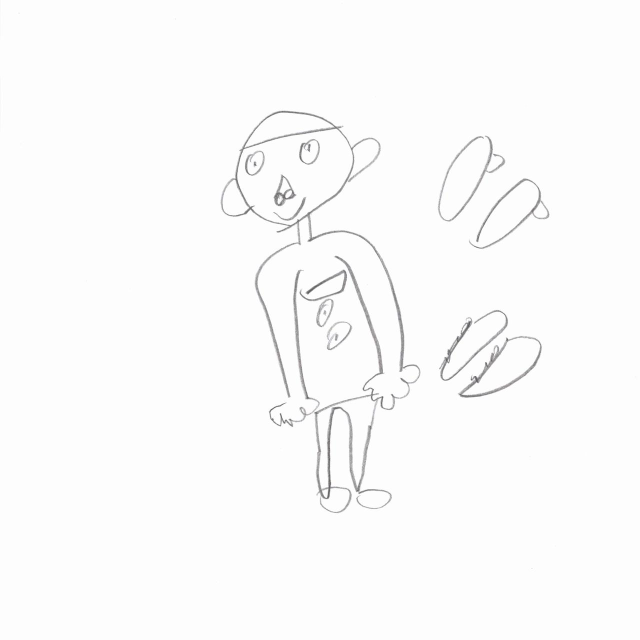
#> input picture test.jpg, 1280 x 1280 px (shown at 1/2 size)
$ python generate_pipeline_stages.py ../../test.jpg out
#> lines starting #> are read from the running program, lines starting #| are printed output that depends on the picture; after the words box and inside, x2 and y2 are one past the last pixel; in counts of white or black regions, pixels touching at a corner belong together
#> in main, img_bgr is the input picture: shape (1280, 1280, 3); mean B, G, R 251.1, 251.1, 251.1
#| [Load] ../../test.jpg  size=(1280, 1280)
"""
AI 서버 파이프라인 단계별 시각화 생성 도구

C++ 전처리 서버의 최종 출력(512x512x3 PNG)을 입력받아,
AI 서버 내부 전처리 단계를 단계별 이미지로 저장한다.

의존성: numpy, Pillow, opencv-python (ai-server/.venv에 포함)

사용법:
    python generate_pipeline_stages.py <input_image> [output_dir]

출력 파일:
    01-input-512x512.png      - 입력 이미지 원본 + 3채널 분리 나란히
    02-resize-260.png         - PIL Resize 260x260
    03-channel-normalized.png - ImageNet 정규화 후 채널별 분포 시각화
"""

import sys
import numpy as np
from pathlib import Path
from PIL import Image, ImageDraw, ImageFont
import cv2

IMAGENET_MEAN = [0.485, 0.456, 0.406]
IMAGENET_STD  = [0.229, 0.224, 0.225]

LABEL_H = 28  # 라벨 영역 높이 (픽셀)
PADDING = 6   # 이미지 간 간격


def _add_label(img_np: np.ndarray, text: str) -> np.ndarray:
    """이미지 위에 흰 배경 검정 텍스트 라벨 추가 (numpy 배열 입출력)"""
    h, w = img_np.shape[:2]
    label_area = np.full((LABEL_H, w, 3), 240, dtype=np.uint8)
    pil = Image.fromarray(label_area)
    draw = ImageDraw.Draw(pil)
    draw.text((4, 4), text, fill=(30, 30, 30))
    label_np = np.array(pil)
    return np.vstack([label_np, img_np])


def _gray_to_bgr(gray: np.ndarray) -> np.ndarray:
    return cv2.cvtColor(gray, cv2.COLOR_GRAY2BGR)


def _hstack_with_gap(*images: np.ndarray) -> np.ndarray:
    """같은 높이의 이미지들을 가로로 이어붙임 (PADDING 간격)"""
    h = max(img.shape[0] for img in images)
    padded = []
    for img in images:
        if img.shape[0] < h:
            pad = np.full((h - img.shape[0], img.shape[1], 3), 255, dtype=np.uint8)
            img = np.vstack([img, pad])
        padded.append(img)
        padded.append(np.full((h, PADDING, 3), 255, dtype=np.uint8))
    return np.hstack(padded[:-1])  # 마지막 gap 제거


def _minmax_vis(ch: np.ndarray) -> np.ndarray:
    """float 채널을 0~255 uint8로 min-max 정규화해 반환"""
    lo, hi = ch.min(), ch.max()
    norm = (ch - lo) / (hi - lo + 1e-8)
    return (norm * 255).astype(np.uint8)


def stage_01_input(img_bgr: np.ndarray, output_dir: Path) -> None:
    """입력 이미지 원본 + 채널 분리 나란히 (BGR로 저장)"""
    # C++ merge 순서: {ch_R(gray), ch_G(inv_binary), ch_B(distance)}
    # cv2.split → [0]=gray, [1]=inv_binary, [2]=distance
    ch0, ch1, ch2 = cv2.split(img_bgr)
    labels = [
        ("Original (3ch)", img_bgr),
        ("Ch0  R-Gray", _gray_to_bgr(ch0)),
        ("Ch1  G-InvBinary", _gray_to_bgr(ch1)),
        ("Ch2  B-Distance", _gray_to_bgr(ch2)),
    ]
    tiles = [_add_label(img, lbl) for lbl, img in labels]
#> in _add_label, `pil = Image.fromarray(label_area)`: pil: PIL image 1280x28 RGB; every value is 240
#> tiles = 4 items
    composite = _hstack_with_gap(*tiles)
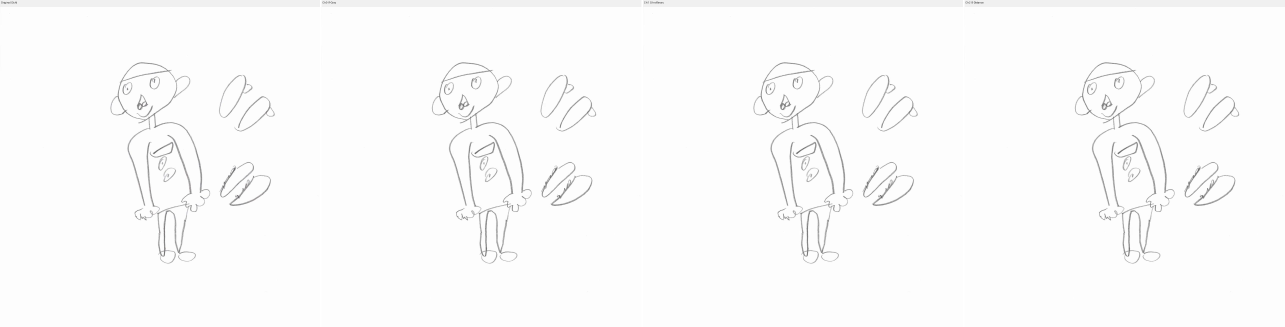
#> composite: shape (1308, 5138, 3) (shown at 1/4 size); mean of channels 0, 1, 2 250.8, 250.8, 250.8; drawn as B, G, R
    out_path = str(output_dir / "01-input-512x512.png")
    cv2.imwrite(out_path, composite)
    print(f"  Saved: {out_path}")


def stage_02_resize(img_pil: Image.Image, output_dir: Path) -> Image.Image:
    """PIL Resize 260x260"""
    resized = img_pil.resize((260, 260), Image.BILINEAR)
    out_path = str(output_dir / "02-resize-260.png")
    resized.save(out_path)
    print(f"  Saved: {out_path}")
    return resized


def stage_03_normalized(resized_pil: Image.Image, output_dir: Path) -> None:
    """ImageNet 정규화 후 각 채널을 가시화한 비교 이미지 저장"""
    img_np = np.array(resized_pil).astype(np.float32) / 255.0  # (260,260,3) RGB 0~1
    mean = np.array(IMAGENET_MEAN, dtype=np.float32)
    std  = np.array(IMAGENET_STD,  dtype=np.float32)
    normed = (img_np - mean) / std  # ~[-2.5, 2.5]
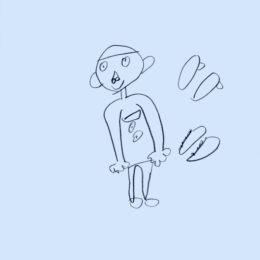
#> normed: shape (260, 260, 3) float32; mean R, G, B 2.18, 2.36, 2.57; drawn with min black and max white

    CELL_W, CELL_H = 260, 260
    BAR_W = 260  # 히스토그램 바 차트 너비
    BAR_H = 120  # 히스토그램 높이
    N_BINS = 50

    channel_names = [
        "Ch0 R-Gray  (normalized)",
        "Ch1 G-InvBinary  (normalized)",
        "Ch2 B-Distance  (normalized)",
    ]
    bar_colors = [(60, 80, 200), (60, 170, 60), (200, 60, 60)]  # BGR

    col_images = []
    for i in range(3):
        ch = normed[:, :, i]

        # 위: 채널 이미지 min-max 시각화
        ch_vis = _minmax_vis(ch)
        cell = _gray_to_bgr(ch_vis)
        cell = _add_label(cell, channel_names[i])

        # 아래: 히스토그램 바 차트 (opencv로 직접 그림)
        hist_img = np.full((BAR_H + 30, BAR_W, 3), 245, dtype=np.uint8)
        counts, edges = np.histogram(ch.flatten(), bins=N_BINS)
        max_count = counts.max() if counts.max() > 0 else 1
        bar_w = max(1, BAR_W // N_BINS)
        for b in range(N_BINS):
            bar_h = int(counts[b] / max_count * (BAR_H - 10))
            x1 = b * bar_w
            x2 = x1 + bar_w - 1
            y1 = BAR_H - bar_h
            y2 = BAR_H
            cv2.rectangle(hist_img, (x1, y1), (x2, y2), bar_colors[i], -1)
        # 0 기준선
        zero_frac = (-ch.min()) / (ch.max() - ch.min() + 1e-8)
        zero_x = int(zero_frac * BAR_W)
        cv2.line(hist_img, (zero_x, 0), (zero_x, BAR_H), (0, 0, 0), 1)
        # 통계 텍스트
        stat_txt = f"mean={ch.mean():.2f}  std={ch.std():.2f}"
        cv2.putText(hist_img, stat_txt, (4, BAR_H + 20),
                    cv2.FONT_HERSHEY_SIMPLEX, 0.38, (40, 40, 40), 1)
        col_images.append(np.vstack([cell, hist_img]))
#> this loop made 3 passes
#> (lo in _minmax_vis, hi in _minmax_vis, max_count, zero_frac, zero_x, stat_txt) on passes 1 to 3: (0.0741, 2.23, 63628, -0.0343, -8, 'mean=2.18  std=0.17'), (0.17, 2.41, 63630, -0.0759, -19, 'mean=2.36  std=0.17'), (0.444, 2.64, 63096, -0.202, -52, 'mean=2.57  std=0.17')
#> pass 1, in stage_03_normalized, `ch = normed[:, :, i]`:
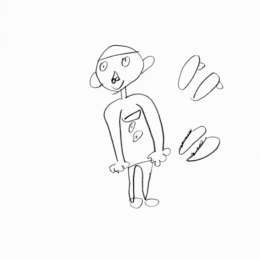
#> ch: shape (260, 260) float32; min 0.0741, max 2.23, mean 2.18; drawn with min black and max white
#> after the loop:
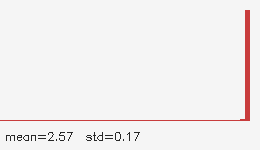
#> hist_img: shape (150, 260, 3); mean R, G, B 242.7, 239.8, 239.8
#> after the loop, col_images = 3 items

    composite = _hstack_with_gap(*col_images)
#> after the loop in _hstack_with_gap (call 2), `for img in images:`: padded = 6 items
#> in _hstack_with_gap (call 2), `return np.hstack(padded[:-1])`:
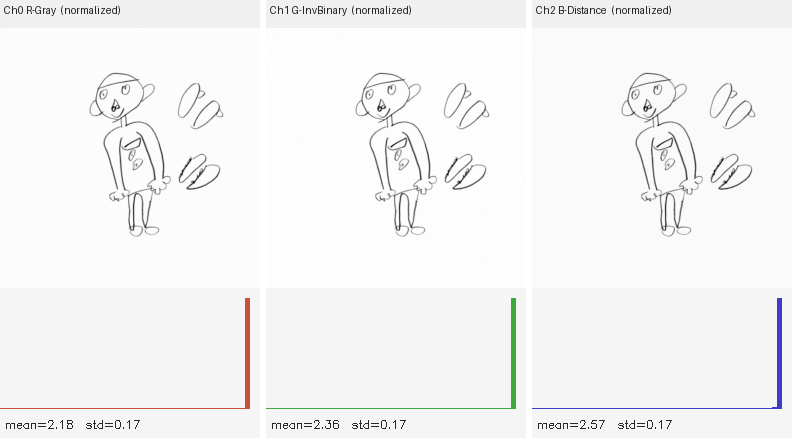
#> returned value: shape (438, 792, 3); mean of channels 0, 1, 2 244.5, 244.5, 244.5; drawn as B, G, R

    # 상단 타이틀 바
    title_bar = np.full((32, composite.shape[1], 3), 220, dtype=np.uint8)
#> title_bar: shape (32, 792, 3); every value is 220
    title_txt = f"Stage 03: ImageNet Normalize  mean={IMAGENET_MEAN}  std={IMAGENET_STD}"
    cv2.putText(title_bar, title_txt, (6, 22),
                cv2.FONT_HERSHEY_SIMPLEX, 0.42, (20, 20, 20), 1)
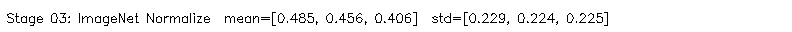
#> title_bar: shape (32, 792, 3); values 20 (black) and 220 (white), 94.8% white; black in thin lines or dots, all inside (x1, y1, x2, y2) = (7, 12, 608, 26)
    composite = np.vstack([title_bar, composite])
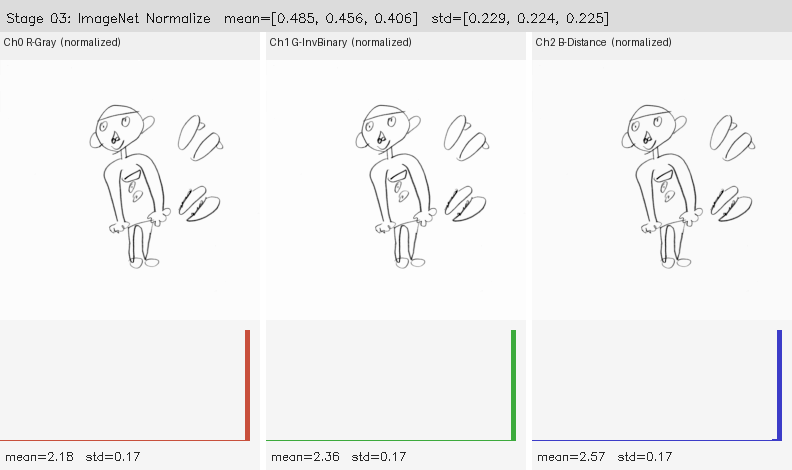
#> composite: shape (470, 792, 3); mean of channels 0, 1, 2 242.2, 242.1, 242.1; drawn as B, G, R

    out_path = str(output_dir / "03-channel-normalized.png")
    cv2.imwrite(out_path, composite)
    print(f"  Saved: {out_path}")


def main():
    if len(sys.argv) < 2:
        print("Usage: python generate_pipeline_stages.py <input_image> [output_dir]")
        sys.exit(1)

    input_path = sys.argv[1]
    output_dir = Path(sys.argv[2]) if len(sys.argv) >= 3 else Path("docs/pipeline-stages/images/ai-server")
    output_dir.mkdir(parents=True, exist_ok=True)

    img_bgr = cv2.imread(input_path)
    if img_bgr is None:
        print(f"ERROR: 이미지를 읽을 수 없음: {input_path}")
        sys.exit(1)
    img_pil = Image.fromarray(cv2.cvtColor(img_bgr, cv2.COLOR_BGR2RGB))
    print(f"[Load] {input_path}  size={img_pil.size}")

    print("[01] Input channels visualization...")
    stage_01_input(img_bgr, output_dir)

    print("[02] Resize to 260x260...")
    resized = stage_02_resize(img_pil, output_dir)

    print("[03] ImageNet normalization visualization...")
    stage_03_normalized(resized, output_dir)

    print(f"\nDone. {output_dir} 에 3개 이미지 저장됨.")


if __name__ == "__main__":
    main()
